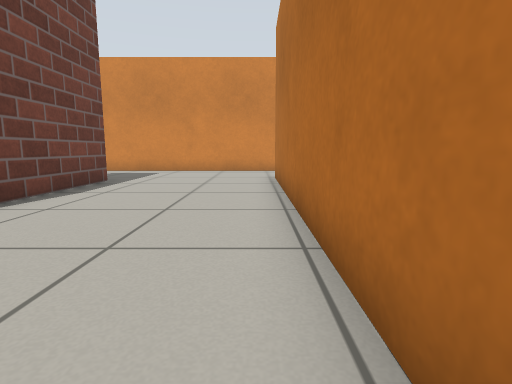
[1] (above)

15 first-person views from a walk through a Gazebo world. The camera is 0.5 m above the floor, tilts 8° down and sees 80° across. The floor is counted in squares, 0.5 m on a side. Each view is taken from the middle of a square. On the plan, view 1 faces up. The plan holds only what a view shows up to about 12 squares ahead; the rest is blank. Some stock models are drawn as simple stand-ins. Some surface patterns are stand-ins.

[2]
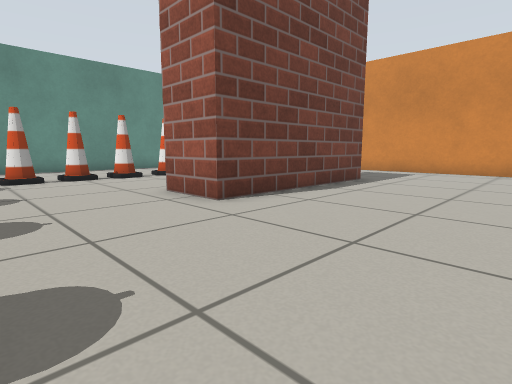

[3]
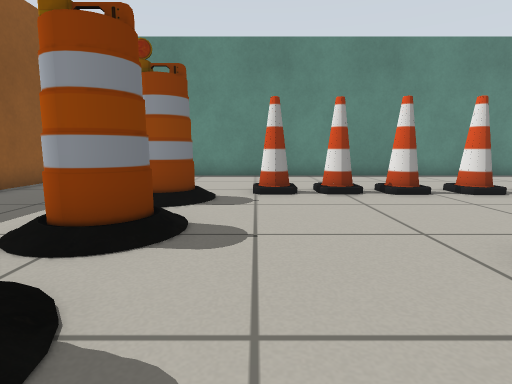

[4]
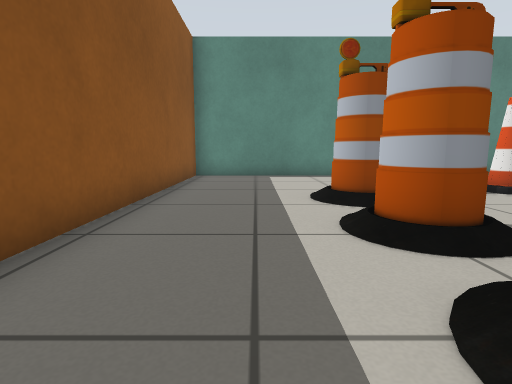

[5]
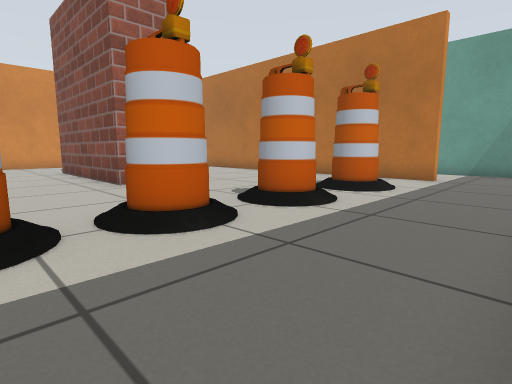

[6]
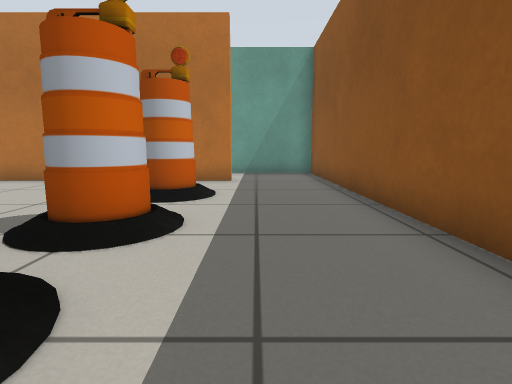

[7]
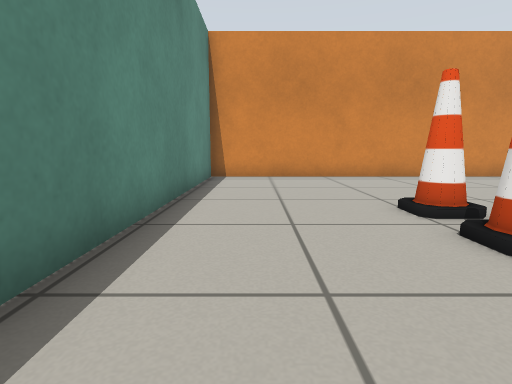

[8]
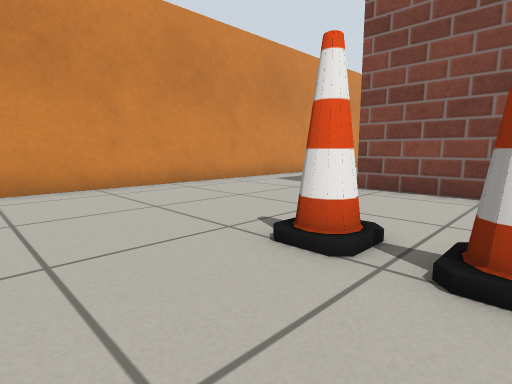

[9]
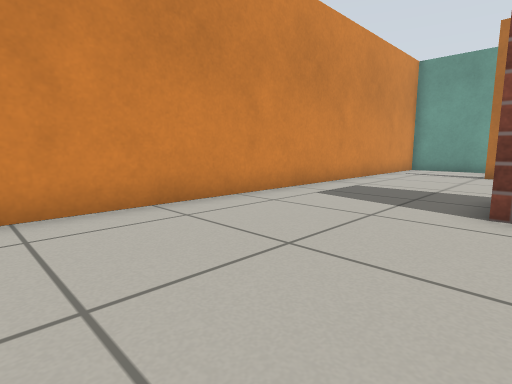

[10]
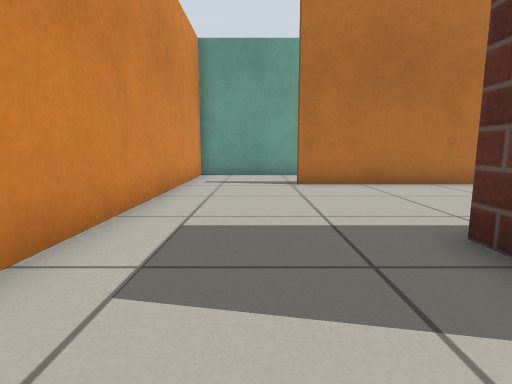

[11]
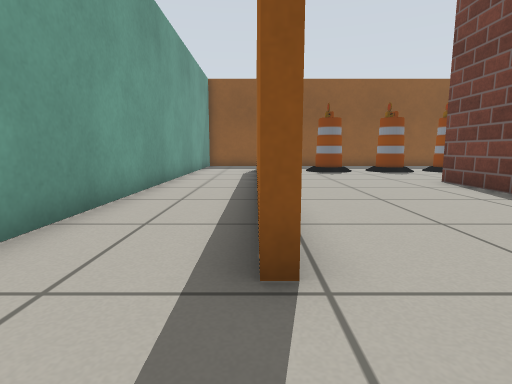

[12]
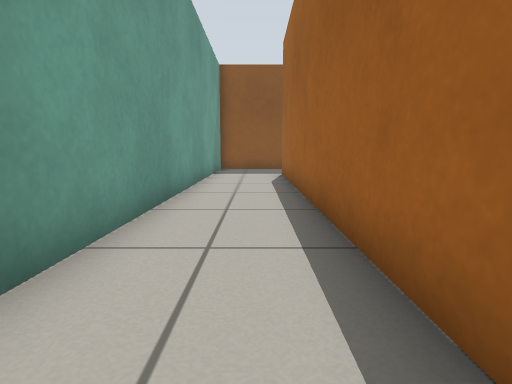

[13]
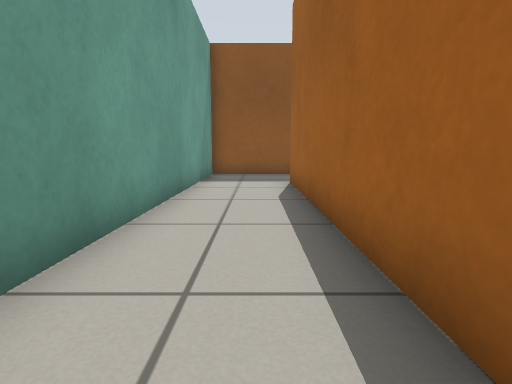

[14]
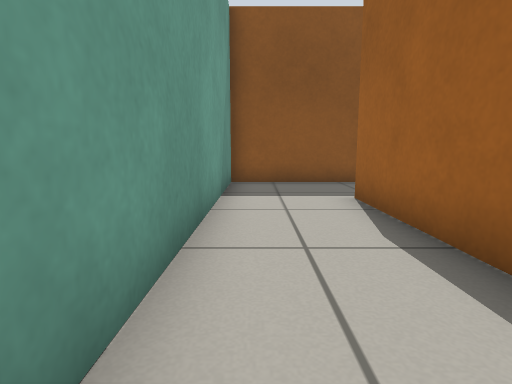

[15]
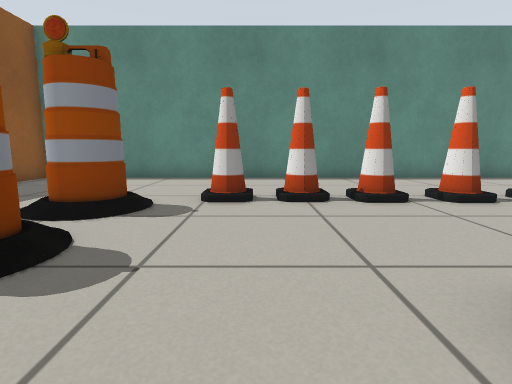

### Floor plan
Points are (right, up) in squares from view 1. A wall is a line through its corners. A room is listed if a view was taken in it or the views show most of it. See-through windows are left out.
Room 1 (views 1, 2, 3, 4, 5, 6, 7, 8, 9, 10, 15)
walls: (0.7, -2.2) (0.7, 10.9); (0.6, 14.1) (-15.6, 14.1) (-15.6, -5.3) (0.6, -5.3)
ways out: opening at (1, -4) to room 2; opening at (1, 12) to room 2
objects: barrel (-11, -1) to (-10, -1); cone (-11, 1); cone (-11, 3); cone (-11, 4); cone (-11, 6); cone (-11, 8); barrel (-8, -1) to (-7, -1); brick block (-6, 4) to (-5, 9); barrel (-5, -1); barrel (-3, -1) to (-2, -1)
Room 2 (views 11, 12, 13, 14)
walls: (1, 10.9) (1, -2.2); (0.6, -5.3) (3.8, -5.3) (3.8, 14.1) (0.6, 14.1)
ways out: opening at (1, -4) to room 1; opening at (1, 12) to room 1

Positions as (right, up) in squares from view 1, and headings:
1: (0, 0), facing up
2: (0, 0), facing up-left
3: (-4, 1), facing left
4: (-4, -3), facing left
5: (-10, -5), facing up-right
6: (-9, -3), facing right
7: (-14, 3), facing up
8: (-14, 6), facing up-right
9: (-12, 9), facing up-right
10: (-8, 12), facing right
11: (1, 13), facing down
12: (2, 10), facing down
13: (2, 7), facing down
14: (3, 4), facing down
15: (-5, 2), facing left
